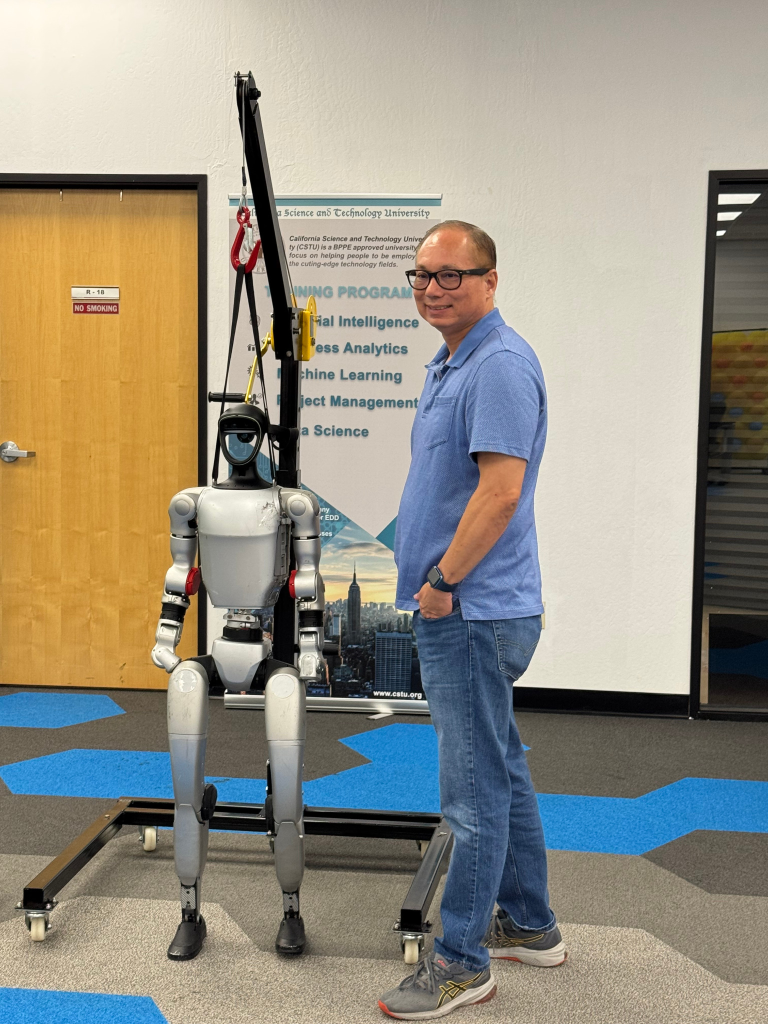
#> input picture media/images/anthony-cstu-humanoid.jpeg, 1536 x 2048 px (shown at 1/2 size)
$ python -i build_demo_videos.py   (imports and definitions only)
#> lines starting #> are read from the running program, lines starting #| are printed output that depends on the picture
#!/usr/bin/env python3
"""Build selected browser-playable workflow animations for the public portfolio."""

from __future__ import annotations

import math
import argparse
import subprocess
from pathlib import Path

from PIL import Image, ImageDraw, ImageFont


ROOT = Path(__file__).resolve().parents[1]
OUT = ROOT / "media" / "videos"
WIDTH, HEIGHT, FPS, SECONDS = 1280, 720, 20, 12
NAVY = "#073b33"
GREEN = "#087f6b"
TEAL = "#16b8aa"
CYAN = "#66e0d2"
INK = "#082d29"
MUTED = "#57716e"
PAPER = "#f3f7f6"
WHITE = "#ffffff"
AMBER = "#e9a23b"
RED = "#c94c4c"
BLUE = "#2f79b7"


def font(size: int, bold: bool = False) -> ImageFont.FreeTypeFont:
    name = "DejaVuSans-Bold.ttf" if bold else "DejaVuSans.ttf"
    return ImageFont.truetype(f"/usr/share/fonts/truetype/dejavu/{name}", size)


F12 = font(12)
F14 = font(14)
F16 = font(16)
F18 = font(18)
F18B = font(18, True)
F22B = font(22, True)
F28B = font(28, True)
F34B = font(34, True)


def label(draw: ImageDraw.ImageDraw, xy: tuple[int, int], value: str, fill=INK, f=F16, anchor=None) -> None:
    draw.text(xy, value, fill=fill, font=f, anchor=anchor)


def rounded(draw: ImageDraw.ImageDraw, box, fill, outline=None, radius=14, width=1) -> None:
    draw.rounded_rectangle(box, radius=radius, fill=fill, outline=outline, width=width)


# [57 lines left out: functions arrow, humanoid, quadruped, mobile_robot, base_frame, not called in this run]


def stage_info(frame: int) -> tuple[int, float, float]:
    total = FPS * SECONDS
    progress = min(frame / (total - 1), 1)
    stage_float = progress * 6
    index = min(int(stage_float), 5)
    local = stage_float - index
    return index, min(local, 1), progress


def retail_scene(frame: int) -> Image.Image:
    stages = ["Tablet request", "Locate stock", "Traverse existing store", "Retrieve item", "Employee handoff", "Inventory confirmation"]
    idx, local, progress = stage_info(frame)
    image, draw = base_frame("Retail backroom humanoid fulfillment", stages[idx], idx + 1, progress)
    rounded(draw, (46, 160, 1234, 620), WHITE, "#cbdad7", 18, 2)

    # Backroom infrastructure remains unchanged.
    for sx in (85, 235, 385):
        draw.rectangle((sx, 218, sx+110, 528), fill="#d9e4e1", outline=INK, width=2)
        for sy in (280, 350, 420, 490):
            draw.line((sx, sy, sx+110, sy), fill="#78918d", width=3)
        for row in range(4):
            draw.rectangle((sx+12, 239+70*row, sx+52, 268+70*row), fill="#d99243", outline=INK)
            draw.rectangle((sx+59, 239+70*row, sx+98, 268+70*row), fill="#c57936", outline=INK)
    label(draw, (83, 188), "EXISTING STOCK SHELVES", MUTED, F12)
    draw.rectangle((545, 300, 615, 529), fill="#d7e2e0", outline=INK, width=2)
    draw.rectangle((568, 400, 592, 424), fill="#b8cbc7", outline=INK)
    label(draw, (545, 271), "DOOR", MUTED, F12)
    for n in range(4):
        draw.rectangle((660+n*32, 474-n*28, 710+n*32, 502-n*28), fill="#d7e2e0", outline=INK)
    label(draw, (664, 510), "SHORT STAIR", MUTED, F12)
    draw.rectangle((905, 448, 1155, 523), fill="#dce8e5", outline=INK, width=2)
    label(draw, (1030, 485), "EMPLOYEE HANDOFF", INK, F16, "mm")

    route = [(790, 525), (515, 525), (515, 448), (775, 380), (885, 432), (1025, 432)]
    for a, b in zip(route, route[1:]):
        draw.line((*a, *b), fill="#9dc8c1", width=5)

    tablet_x = 925
    if idx == 0:
        pulse = int(10 * math.sin(local * math.pi))
        rounded(draw, (930-pulse, 200-pulse, 1175+pulse, 340+pulse), NAVY, radius=18)
        label(draw, (1052, 231), "ASSOCIATE TABLET", CYAN, F14, "mm")
        label(draw, (1052, 268), "SKU 55821 • SIZE 9", WHITE, F18B, "mm")
        rounded(draw, (970, 292, 1134, 326), TEAL, radius=17)
        label(draw, (1052, 309), "SEND REQUEST", WHITE, F14, "mm")
        humanoid(draw, 790, 542)
    elif idx == 1:
        humanoid(draw, 790 - 245*local, 542)
        rounded(draw, (900, 220, 1165, 342), "#e8f5f2", GREEN, 14, 2)
        label(draw, (1032, 248), "LOCATION CONFIRMED", GREEN, F14, "mm")
        label(draw, (1032, 285), "Shelf B-14 • Bin 03", INK, F18B, "mm")
        label(draw, (1032, 318), "Inventory confidence: 99%", MUTED, F14, "mm")
    elif idx == 2:
        if local < .42:
            humanoid(draw, 545, 542 - 135*(local/.42))
        elif local < .72:
            humanoid(draw, 545 + 230*((local-.42)/.30), 407 - 28*((local-.42)/.30))
        else:
            humanoid(draw, 775 + 85*((local-.72)/.28), 379 + 48*((local-.72)/.28))
        rounded(draw, (880, 205, 1180, 336), "#fff5df", AMBER, 14, 2)
        label(draw, (1030, 235), "WHY LEGS HERE", AMBER, F14, "mm")
        label(draw, (1030, 274), "Door • stair • narrow aisle", INK, F18B, "mm")
        label(draw, (1030, 308), "No floor reconfiguration", MUTED, F14, "mm")
    elif idx == 3:
        x = 470 - 110*local
        humanoid(draw, x, 542, carrying=local > .45)
        rounded(draw, (870, 208, 1177, 350), "#e8f5f2", GREEN, 14, 2)
        label(draw, (1024, 238), "APPROVED ITEM CLASS", GREEN, F14, "mm")
        label(draw, (1024, 277), "Closed shoe box • 3.1 kg", INK, F18B, "mm")
        label(draw, (1024, 315), "Barcode verified", MUTED, F14, "mm")
    elif idx == 4:
        humanoid(draw, 785 + 220*local, 447, carrying=local < .78)
        draw.ellipse((1090, 374, 1115, 399), fill="#f0c7a5", outline=INK)
        draw.rectangle((1080, 399, 1125, 472), fill="#7457a7", outline=INK, width=2)
        label(draw, (1098, 492), "ASSOCIATE", MUTED, F12, "mm")
        if local > .78:
            draw.rectangle((1065, 413, 1118, 438), fill="#d99243", outline=INK)
    else:
        humanoid(draw, 790, 542)
        rounded(draw, (865, 204, 1185, 370), NAVY, radius=16)
        label(draw, (1025, 236), "MISSION COMPLETE", CYAN, F14, "mm")
        label(draw, (1025, 280), "SKU 55821 handed off", WHITE, F18B, "mm")
        label(draw, (1025, 318), "Inventory: 12 → 11", WHITE, F22B, "mm")
        rounded(draw, (931, 340, 1119, 360), TEAL, radius=10)
    humanoid(draw, 835, 558, scale=.82, color="#7a60b6")
    label(draw, (834, 588), "ROBOT 2 READY", MUTED, F12, "mm")
    return image


# [195 lines left out: functions security_scene, support_scene, product_scene, encode, main, not called in this run]


# [2 lines not run here, left out]

>>> import cv2
>>> picture = cv2.imread('../media/images/anthony-cstu-humanoid.jpeg', cv2.IMREAD_GRAYSCALE)
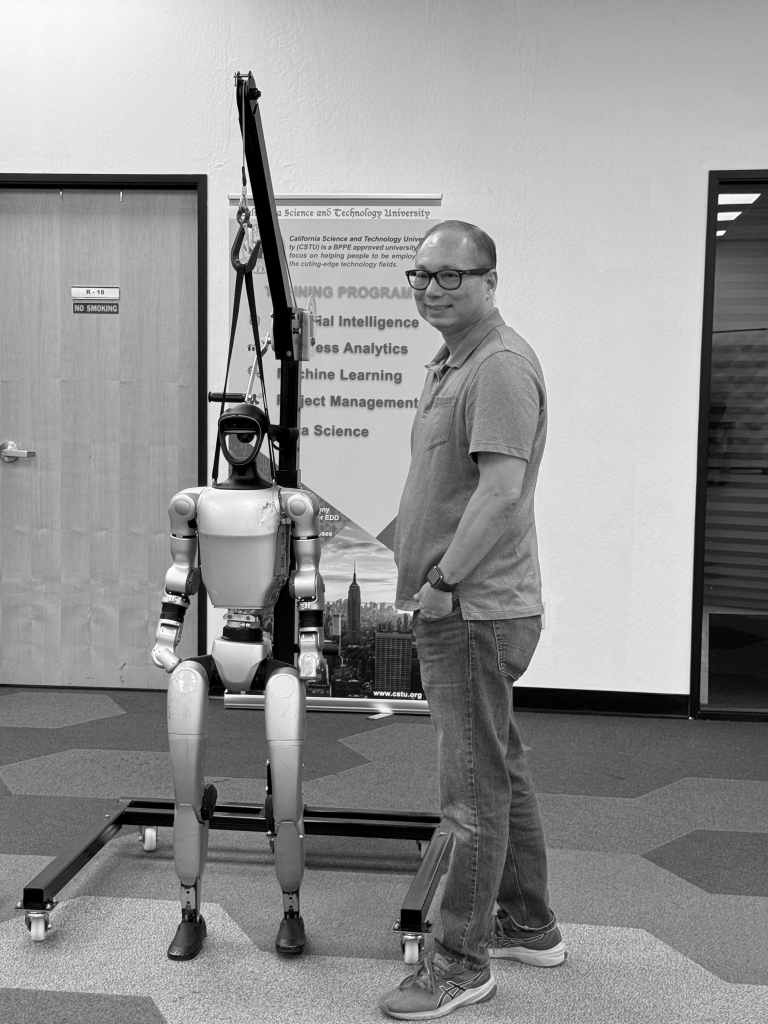
#> picture: shape (2048, 1536) (shown at 1/2 size); min 0, max 255, mean 146.3
#> (the run stopped early here; a loop or call above may not have finished)
